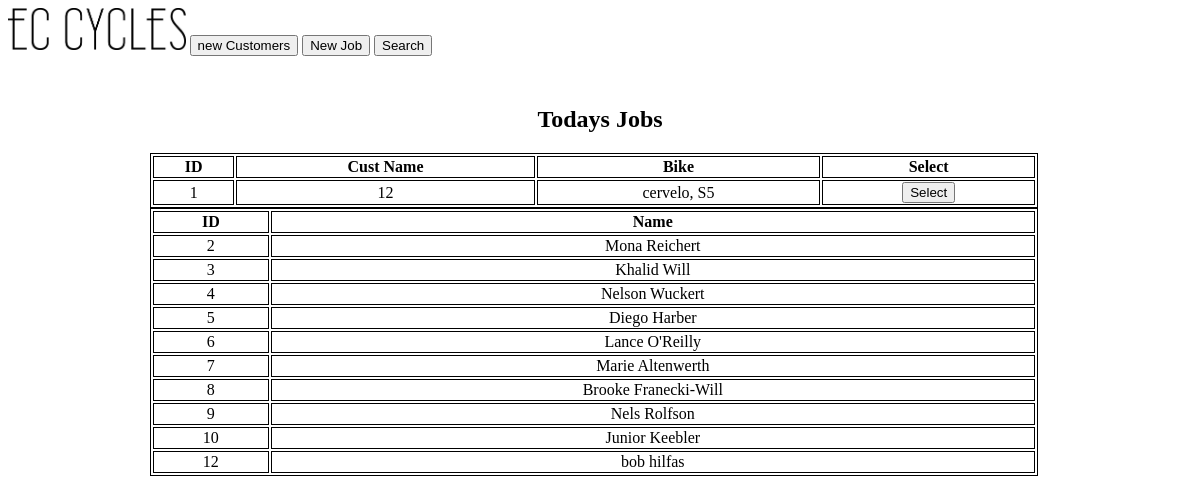
The page / on the database its author committed.
### tables this page shows
CREATE TABLE "Jobs" (
	"JobID"	INTEGER NOT NULL UNIQUE,
	"Cust_ID"	INTEGER NOT NULL,
	"BikeBrand"	TEXT,
	"BikeModel"	TEXT,
	"JobDetails"	TEXT,
	PRIMARY KEY("JobID" AUTOINCREMENT),
	CONSTRAINT "Cust_id" FOREIGN KEY("Cust_ID") REFERENCES ""
);

CREATE TABLE "Customers" (
	"Cust_ID"	INTEGER NOT NULL UNIQUE,
	"CustFName"	TEXT NOT NULL,
	"CustLName"	TEXT,
	"CustAddress"	TEXT,
	"CustPNumber"	INTEGER,
	"CustEmail"	INTEGER,
	"CustDetails"	TEXT,
	PRIMARY KEY("Cust_ID" AUTOINCREMENT)
);

### app.py (the view)
@app.route('/')
def index():
    conn = get_db_conn()
    sql = "SELECT * FROM  Customers"
    sql2 = "SELECT * FROM  jobs"
    Customers = conn.execute(sql).fetchall()
    jobs = conn.execute(sql2).fetchall()
    conn.close()
    return render_template("index.html",Customers=Customers, jobs = jobs)

### app.py (called while the page is built)
def get_db_conn():
    conn = sqlite3.connect('JobCards.db')
    conn.row_factory = sqlite3.Row
    return conn

### Templates/index.html (shortened to what this page needs)
<html lang="en">
<head>
    <link rel="stylesheet" href="{{ url_for('static', filename='style.css') }}">
</head>
<header>
    <a id="logo" href="/"><img id="logo" src="{{ url_for('static', filename='EC_Logo_Black.jpg') }}" alt="Error"></a>
    <a href="/newCust"><button>new Customers</button></a>
    <a href="/NewJobCard"><button>New Job</button></a>
    <a href="/CustSearch"><button>Search</button></a>
</header>
<body>
{% block content %}
<H2>Todays Jobs</H2>
<Table id="tableMain">
    <thead>
        <tr>
            <th>ID</th>
            <th>Cust Name</th>
            <th>Bike</th>
            <th>Select</th>
        </tr>
    </thead>
    <tbody>
        {% for jobs in jobs %}
        <tr>
            <td >{{ jobs.JobID }}</td>
            <td>{{ jobs.Cust_ID }}</td>
            <td>{{ jobs.BikeBrand }}, {{ jobs.BikeModel }}</td>
            <td id="Select"><a href=""><button>Select</button></a></td>
        </tr>
        {% endfor %}
    </tbody>
</Table>
<table id="tableMain">
    <thead>
        <tr>
            <th>ID</th>
            <th>Name</th>
        </tr>
    </thead>
    <tbody>
        {%for Customers in Customers %}
        <tr>
            <td id="ID">{{ Customers.Cust_ID }}</td>
            <td id="ID" >{{ Customers.CustFName }} {{ Customers.CustLName }}</td>
        </tr>
        {% endfor %}
    </tbody>
</table>
{% endblock %}
</body>
</html>

### Static/Style.css (style rules this page uses)
header { width: 100%; height: 10%; }
table { width: 75%; margin-left: 12%; }
table, th, td { text-align: center; border: 1px solid; }
td { max-width: 50%; }
#tableMain { width: 75%; margin-left: 12%; }
h2 { text-align: center; }
#ID { width: auto; }
#select { width: auto; }
#logo { width: 15%; height: auto; }

### rows shown on the page
Jobs: JobID "1", Cust_ID "12", BikeBrand "cervelo", BikeModel "S5"
Customers: Cust_ID "2", CustFName "Mona", CustLName "Reichert"
Customers: Cust_ID "3", CustFName "Khalid", CustLName "Will"
Customers: Cust_ID "4", CustFName "Nelson", CustLName "Wuckert"
Customers: Cust_ID "5", CustFName "Diego", CustLName "Harber"
Customers: Cust_ID "6", CustFName "Lance", CustLName "O'Reilly"
Customers: Cust_ID "7", CustFName "Marie", CustLName "Altenwerth"
Customers: Cust_ID "8", CustFName "Brooke", CustLName "Franecki-Will"
Customers: Cust_ID "9", CustFName "Nels", CustLName "Rolfson"
Customers: Cust_ID "10", CustFName "Junior", CustLName "Keebler"
Customers: Cust_ID "12", CustFName "bob", CustLName "hilfas"
